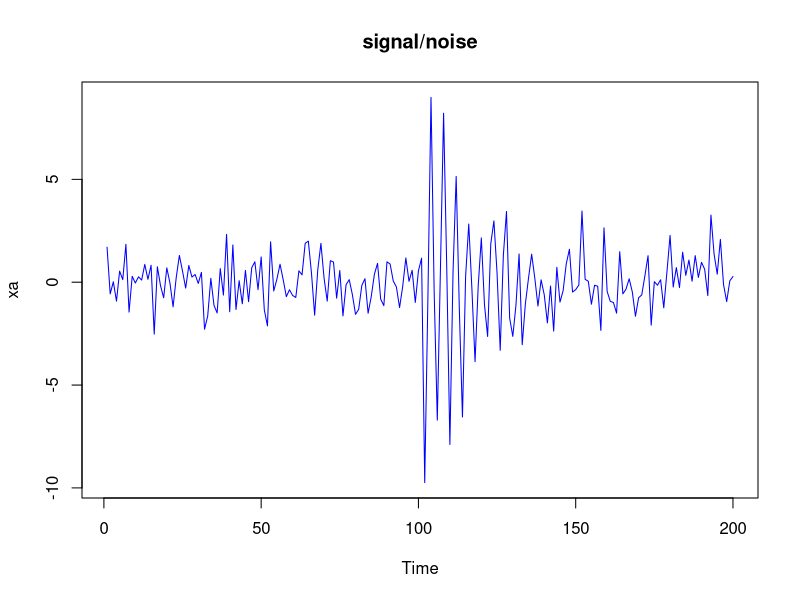
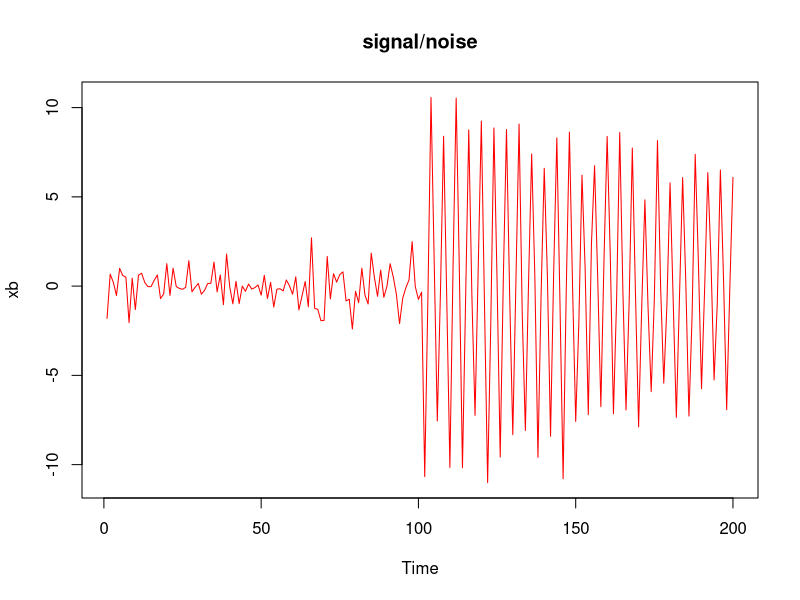
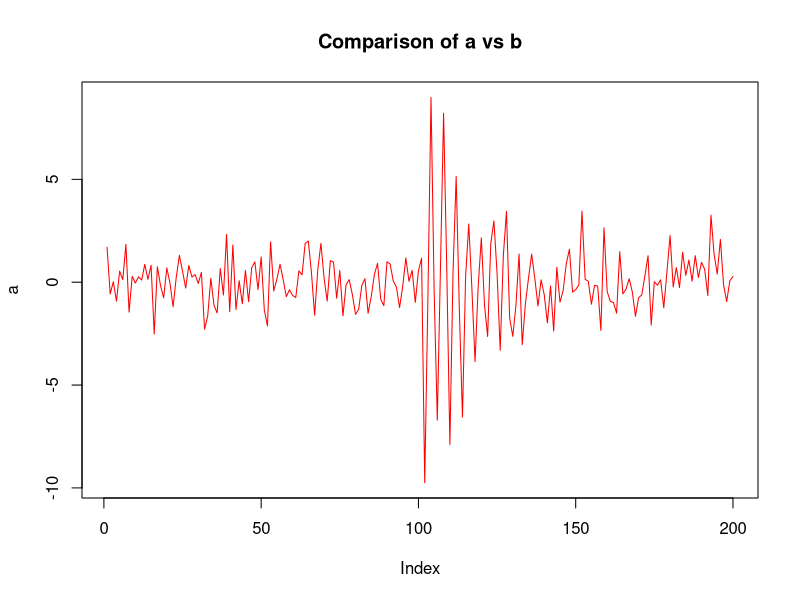
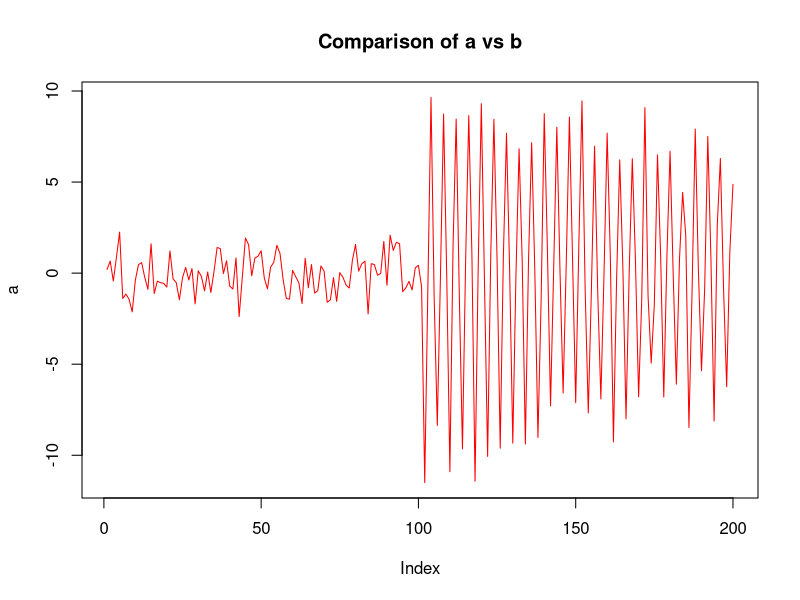
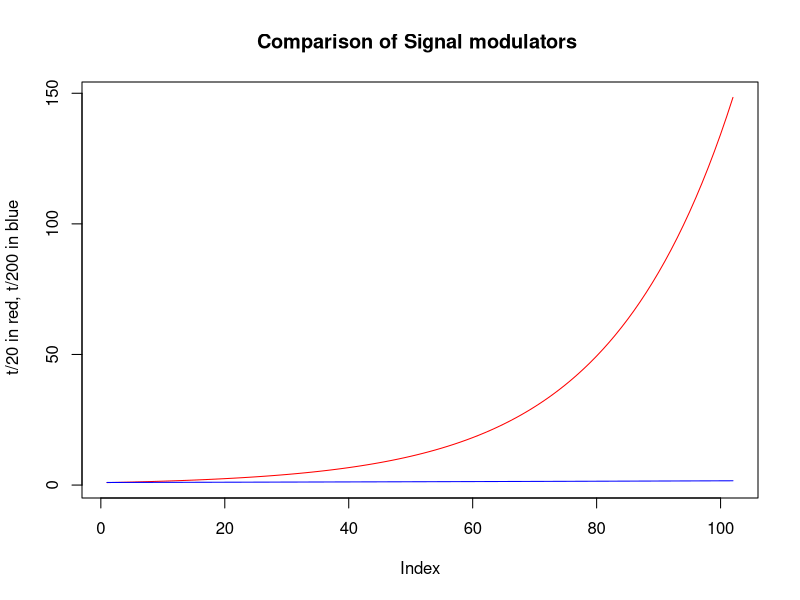

Reproduce these figures in R, in order.
## ---- chunk 1
knitr::opts_chunk$set(echo = TRUE)
## ---- chunk 2
s = c(rep(0,100),10*exp(-(1:100)/20) * cos(2*pi*101:200/4))
#adding white noise
xa = s + rnorm(200)
## ---- chunk 3
plot.ts(xa, col = 'blue', main="signal/noise")
## ---- chunk 4
s = c(rep(0,100),10*exp(-(1:100)/200) * cos(2*pi*101:200/4))
xb = s + rnorm(200)
## ---- chunk 5
plot.ts(xb, col = 'red', main="signal/noise")
## ---- chunk 6
s = c(rep(0,100),10*exp(-(1:100)/200) * cos(2*pi*101:200/4))
xb = s + rnorm(200)
#data(EQ5)
#data(EXP6)
## ---- chunk 7
plot(xa, type="l", col = "red", ylab = 'a', main = "Comparison of a vs b")
#rmarkdown is having issues with plotting data has different ranges next 2 lines commented out
#lines(EQ5, type='l',col = "blue",ylab = 'earthquake')
#lines(EXP6, col="black")

plot(xb, type="l", col = "red", ylab = 'a', main = "Comparison of a vs b")
#rmarkdown is having issues with plotting data has different ranges next 2 lines commented out
#lines(EQ5, type='l',col = "blue",ylab = 'earthquake')
#lines(EXP6, col="black")
## ---- chunk 8
plot(type = "l", exp(-1:100/20),main = "Comparison of Signal modulators ", ylab=' t/20 in red, t/200 in blue', col = "red")
lines(exp(-1:100/200), col = "blue") 
